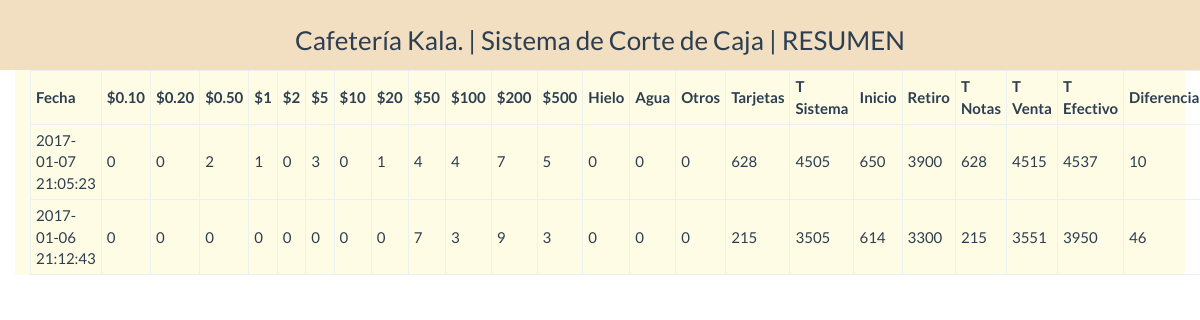
/views/resumen.view.php, run on the app's committed database.
### tables this page shows
CREATE TABLE IF NOT EXISTS `efectivo` (
  `id` int(11) NOT NULL,
  `diezCentavos` int(11) NOT NULL,
  `veinteCentavos` int(11) NOT NULL,
  `cincuentaCentavos` int(11) NOT NULL,
  `unPeso` int(11) NOT NULL,
  `dosPesos` int(11) NOT NULL,
  `cincoPesos` int(11) NOT NULL,
  `diezPesos` int(11) NOT NULL,
  `veintePesos` int(11) NOT NULL,
  `cincuentaPesos` int(11) NOT NULL,
  `cienPesos` int(11) NOT NULL,
  `doscientosPesos` int(11) NOT NULL,
  `quinientosPesos` int(11) NOT NULL,
  `hielo` decimal(11,0) NOT NULL,
  `agua` decimal(11,0) NOT NULL,
  `otros` decimal(11,0) NOT NULL,
  `tarjetas` decimal(11,0) NOT NULL,
  `sistema` decimal(11,0) NOT NULL,
  `inicio` decimal(11,0) NOT NULL,
  `retiro` decimal(11,0) NOT NULL,
  `fin` decimal(11,0) NOT NULL,
  `diferencia` decimal(11,0) NOT NULL,
  `totalNotas` decimal(11,0) NOT NULL,
  `totalVenta` decimal(11,0) NOT NULL,
  `totalEfectivo` decimal(11,0) NOT NULL,
  `fecha` TIMESTAMP NOT NULL DEFAULT CURRENT_TIMESTAMP
);

### controllers/tablaResumen.php (called while the page is built)
<?php
require_once("../clases/clases.php");
$db = new db2();
$q = 'SELECT * FROM efectivo ORDER BY id DESC LIMIT 2';
$corte = $db->query($q);
$r = count($corte);
?>

### clases/clases.php (called while the page is built, shortened)
<?php
class db2{
    private $host = "localhost";
    private $usuario = "root";
    private $clave = "Salmita7";
    private $db = "corte";
    private $conn;
    public function __construct()
    { try
    {
        $this->conn = new PDO('mysql:host='.$this->host.';dbname='.$this->db,
            $this->usuario,$this->clave);
    } catch(PDOException $e)
    {
        die('No se puede establecer conexion. Error: '.$e);
    }
    }
    public function query($q)
    {
        $data = array();
        if($q!="")
        {
            $statement = $this->conn->prepare($q);
            $statement->execute();
            $data = $statement->fetchall(PDO::FETCH_ASSOC);
        }
        return($data);
    }
}

### views/resumen.view.php (the view, shortened to what this page needs)
<!DOCTYPE html PUBLIC "-//W3C//DTD XHTML 1.0 Transitional//EN" "http://www.w3.org/TR/xhtml1/DTD/xhtml1-transitional.dtd">
<html xmlns="http://www.w3.org/1999/xhtml">
<head>
	<link rel="stylesheet" type="text/css" href="../dist/bootstrap.min.css?rel=9ed20b1ee8"/>
</head>
<body>
	<div class="jumbotron text-center" style="background-color:rgba(230,189,130,0.5); padding:5px; margin:0;">
		<h3>Cafetería Kala.   |  Sistema de Corte de Caja  | RESUMEN </h3>
	</div>
	<div class="container" style="background-color:rgba(255,221,0,0.1);">
			<table  class="table-condensed table-bordered" >
					<tr>
                        <th style="width:50px;" >Fecha</th>
						<th style="width:50px;" >$0.10</th>
						<th style="width:50px;" >$0.20</th>
						<th style="width:50px;" >$0.50</th>
						<th style="width:50px;" >$1</th>
						<th style="width:50px;" >$2</th>
						<th style="width:50px;" >$5</th>
						<th style="width:50px;" >$10</th>
						<th style="width:50px;" >$20</th>
						<th style="width:50px;" >$50</th>
						<th style="width:50px;" >$100</th>
						<th style="width:50px;" >$200</th>
						<th style="width:50px;" >$500</th>
						<th style="width:50px;" >Hielo</th>
						<th style="width:50px;" >Agua</th>
						<th style="width:50px;" >Otros</th>
						<th style="width:50px;" >Tarjetas</th>
                        <th style="width:50px;" >T Sistema</th>
                        <th style="width:50px;" >Inicio</th>
					    <th style="width:50px;" >Retiro</th>
                        <th style="width:50px;" >T Notas</th>
                        <th style="width:50px;" >T Venta</th>
                        <th style="width:50px;" >T Efectivo</th>
                        <th style="width:50px;" >Diferencia</th>
                    </tr>
			<?php
            require_once("../controllers/tablaResumen.php");
            ?>
                <tr>
                <?php
                    for($i=0; $i<$r ;$i++)
                    {
                        echo "<tr>";
                        echo "<td>".$corte[$i]['fecha']."</td>";
                        echo "<td>".$corte[$i]['diezCentavos']."</td>";
                        echo "<td>".$corte[$i]['veinteCentavos']."</td>";
                        echo "<td>".$corte[$i]['cincuentaCentavos']."</td>";
                        echo "<td>".$corte[$i]['unPeso']."</td>";
                        echo "<td>".$corte[$i]['dosPesos']."</td>";
                        echo "<td>".$corte[$i]['cincoPesos']."</td>";
                        echo "<td>".$corte[$i]['diezPesos']."</td>";
                        echo "<td>".$corte[$i]['veintePesos']."</td>";
                        echo "<td>".$corte[$i]['cincuentaPesos']."</td>";
                        echo "<td>".$corte[$i]['cienPesos']."</td>";
                        echo "<td>".$corte[$i]['doscientosPesos']."</td>";
                        echo "<td>".$corte[$i]['quinientosPesos']."</td>";
                        echo "<td>".$corte[$i]['hielo']."</td>";
                        echo "<td>".$corte[$i]['agua']."</td>";
                        echo "<td>".$corte[$i]['otros']."</td>";
                        echo "<td>".$corte[$i]['tarjetas']."</td>";
                        echo "<td>".$corte[$i]['sistema']."</td>";
                        echo "<td>".$corte[$i]['inicio']."</td>";
                        echo "<td>".$corte[$i]['retiro']."</td>";
                        echo "<td>".$corte[$i]['totalNotas']."</td>";
                        echo "<td>".$corte[$i]['totalVenta']."</td>";
                        echo "<td>".$corte[$i]['totalEfectivo']."</td>";
                        echo "<td>".$corte[$i]['diferencia']."</td>";
                        echo "</tr>";
                    }
                    ?>
            </table>
    </div>
</body>
</html>

### data on the page
efectivo: fecha "2017-01-07 21:05:23", diezCentavos "0", veinteCentavos "0", cincuentaCentavos "2", unPeso "1", dosPesos "0", cincoPesos "3", diezPesos "0", veintePesos "1", cincuentaPesos "4", cienPesos "4", doscientosPesos "7", quinientosPesos "5", hielo "0", agua "0", otros "0", tarjetas "628", sistema "4505", inicio "650", retiro "3900", totalNotas "628", totalVenta "4515", totalEfectivo "4537", diferencia "10"
efectivo: fecha "2017-01-06 21:12:43", diezCentavos "0", veinteCentavos "0", cincuentaCentavos "0", unPeso "0", dosPesos "0", cincoPesos "0", diezPesos "0", veintePesos "0", cincuentaPesos "7", cienPesos "3", doscientosPesos "9", quinientosPesos "3", hielo "0", agua "0", otros "0", tarjetas "215", sistema "3505", inicio "614", retiro "3300", totalNotas "215", totalVenta "3551", totalEfectivo "3950", diferencia "46"
